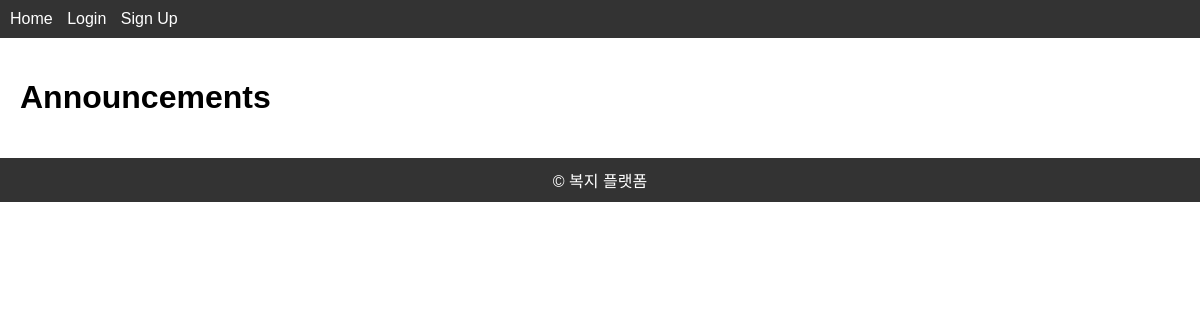
The app's page /announcements, older data.
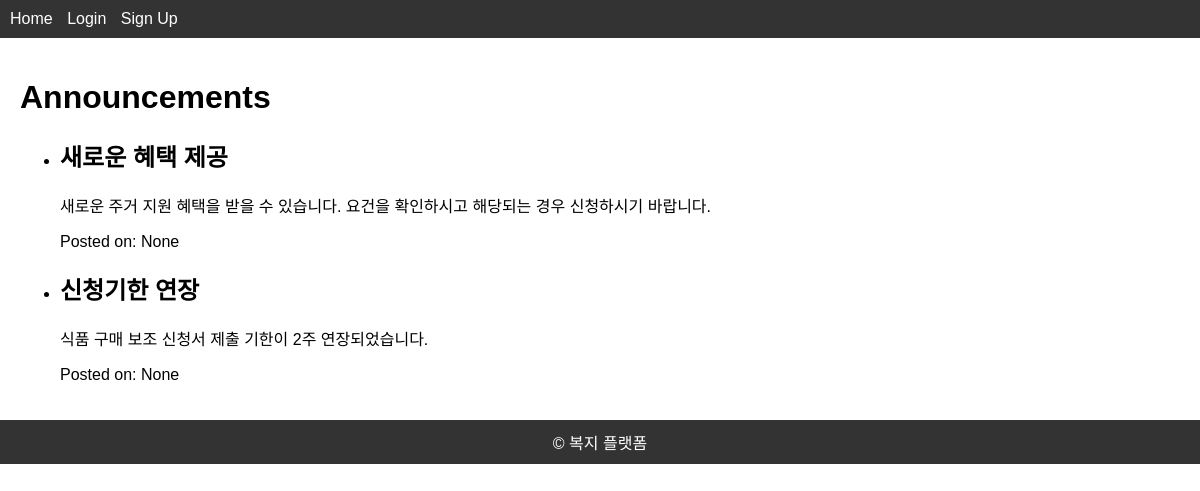
The same page, newer data.
### models.py (models this page shows)
class ModelMixin(object):
    def save(self):
        db.session.add(self)
        db.session.commit()

class Announcement(UserMixin, ModelMixin, db.Model):
    id = db.Column(db.Integer, primary_key=True)
    title = db.Column(db.String(100), nullable=False)
    content = db.Column(db.Text, nullable=False)
    posted_date = db.Column(db.DateTime, default=datetime.utcnow)

### announcements.py (the view)
@announcements_bp.route('/announcements')
def list_announcements():
    announcements = Announcement.query.all()
    return render_template('announcements.html', announcements=announcements)

### templates/announcements.html
{% extends 'base.html' %}
{% block content %}
<h1>Announcements</h1>
<ul>
    {% for announcement in announcements %}
    <li>
        <h2>{{ announcement.title }}</h2>
        <p>{{ announcement.content }}</p>
        <p>Posted on: {{ announcement.posted_date }}</p>
    </li>
    {% endfor %}
</ul>
{% endblock %}

### templates/base.html (shortened to what this page needs)
<!DOCTYPE html>
<html lang="en">
<head>
    <link rel="stylesheet" href="{{ url_for('static', filename='css/styles.css') }}">
</head>
<body>
    <header>
        <nav>
            <ul>
                <li><a href="{{ url_for('index') }}">Home</a></li>
                {% if current_user.is_authenticated %}
                <li><a href="{{ url_for('benefits.list_benefits') }}">복지혜택</a></li>
                <li><a href="{{ url_for('applications.user_info') }}">정보 등록</a></li>
                <li><a href="{{ url_for('applications.my_applications') }}">마이 페이지</a></li>
                <li><a href="{{ url_for('auth.logout') }}">Logout</a></li>
                {% else %}
                <li><a href="{{ url_for('auth.login') }}">Login</a></li>
                <li><a href="{{ url_for('auth.signup') }}">Sign Up</a></li>
                {% endif %}
            </ul>
        </nav>
    </header>
    <main>
        <div class="container">
            {% block content %}{% endblock %}
        </div>
    </main>
    <footer>
        &copy; 복지 플랫폼
    </footer>
</body>
</html>

### static/css/styles.css (style rules this page uses)
body { font-family: Arial, sans-serif; margin: 0; padding: 0; }
header { background-color: #333; color: #fff; padding: 10px; }
nav ul { list-style-type: none; margin: 0; padding: 0; }
nav ul li { display: inline; margin-right: 10px; }
nav ul li a { color: #fff; text-decoration: none; }
main { padding: 20px; }
footer { background-color: #333; color: #fff; padding: 10px; text-align: center; }

Row changes from the older to the newer data that the page shows:
added Announcement: title "새로운 혜택 제공", content "새로운 주거 지원 혜택을 받을 수 있습니다. 요건을 확인하시고 해당되는 경우 신청하시기 바랍니다.", posted_date "None"
added Announcement: title "신청기한 연장", content "식품 구매 보조 신청서 제출 기한이 2주 연장되었습니다.", posted_date "None"
